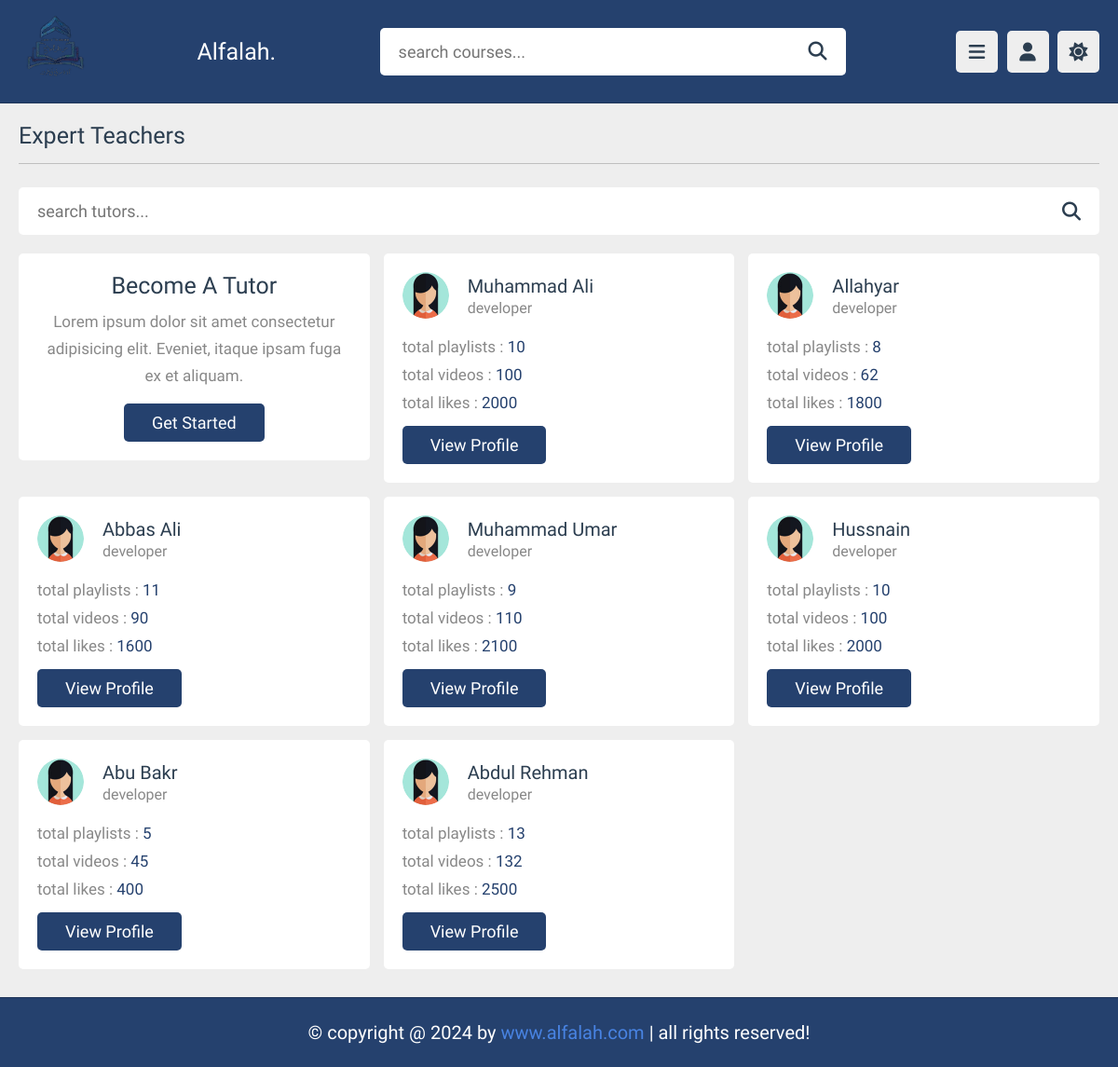
Screenshot of /teacher/ (signed in) with the database file from the repository.
### home/models.py (models this page shows, shortened)
class teacherDetail(models.Model):
    name = models.CharField(max_length=150)
    playlist = models.CharField(max_length=50)
    video = models.CharField(max_length=50)
    like = models.CharField(max_length=50)
    comment = models.CharField(max_length=50)

### home/views.py (the view)
# urls.py: path('teacher/', views.teachers, name='teachers'),
def teachers(request):
    if request.user.is_anonymous:
        return redirect('/login')
    else:
        teachers = teacherDetail.objects.all()
        data = {
            'teachers' : teachers
        }
        return render(request, 'teachers.html', data)

### template/teachers.html (shortened to what this page needs)
{% extends "base.html" %}
{% block content %}
{% load static %}
<section class="teachers">
   <h1 class="heading">expert teachers</h1>
   <form action="" method="post" class="search-tutor">
      <input type="text" name="search_box" placeholder="search tutors..." required maxlength="100">
      <button type="submit" class="fas fa-search" name="search_tutor"></button>
   </form>
   <div class="box-container">
      <div class="box offer">
         <h3>become a tutor</h3>
         <p>Lorem ipsum dolor sit amet consectetur adipisicing elit. Eveniet, itaque ipsam fuga ex et aliquam.</p>
         <a href="/register" class="inline-btn">get started</a>
      </div>
      {% for teacher in teachers %}
      <div class="box">
         <div class="tutor">
            <img src="{% static "images/pic-7.jpg"%}" alt="">
            <div>
               <h3>{{teacher.name}}</h3>
               <span>developer</span>
            </div>
         </div>
         <p>total playlists : <span>{{teacher.playlist}}</span></p>
         <p>total videos : <span>{{teacher.video}}</span></p>
         <p>total likes : <span>{{teacher.like}}</span></p>
         <a href="/teacher-profile" class="inline-btn">view profile</a>
      </div>
      {% endfor %}
   </div>
</section>
{% endblock content %}

### template/base.html (shortened to what this page needs)
<!DOCTYPE html>
<html lang="en">
{% load static %}
<head>
   <link rel="stylesheet" href="https://cdnjs.cloudflare.com/ajax/libs/font-awesome/6.1.2/css/all.min.css">
   <link rel="stylesheet" href="{% static "css/style.css"%}">
</head>
<body>
   <header class="header">
      <section class="flex">
         <img src="{% static "images/navbar-logo.png" %}" alt="">
         <a href="/" class="logo">Alfalah.</a>
         <form action="" method="post" class="search-form">
            <input type="text" name="search_box" required placeholder="search courses..." maxlength="100">
            <button type="submit" class="fas fa-search"></button>
         </form>
         <div class="icons">
            <div id="menu-btn" class="fas fa-bars"></div>
            <div id="user-btn" class="fas fa-user"></div>
            <div id="toggle-btn" class="fas fa-sun"></div>
         </div>
      </section>
   </header>
{% block content %}{% endblock content %}
<footer class="footer">
    &copy; copyright @ 2024 by <span>www.alfalah.com</span> | all rights reserved!
 </footer>
</body>
</html>

### static/css/style.css (style rules this page uses)
:root { --main-color:#25416e; --red:#e74c3c; --orange:#f39c12; --light-color:#888; --light-bg:#eee; --black:#2c3e50; --white:#fff; --border:.1rem solid rgba(0,0,0,.2); }
* { font-family: "Poetsen One", sans-serif; font-weight: 100; font-style: normal; margin:0; padding:0; box-sizing: border-box; outline: none; border:none; text-decoration: none; }
html { font-size: 62.5%; overflow-x: hidden; }
body { background-color: var(--light-bg); padding-left: 30rem; }
section { padding:2rem; margin: 0 auto; max-width: 1200px; }
.heading { font-size: 2.5rem; color:var(--black); margin-bottom: 2.5rem; border-bottom: var(--border); padding-bottom: 1.5rem; text-transform: capitalize; }
.inline-btn, .pro-btn, .inline-option-btn, .inline-delete-btn, .delete-btn, .option-btn { border-radius: .5rem; background-color: var(--main-color); color:#fff; font-size: 1.8rem; cursor: pointer; text-transform: capitalize; padding:1rem 3rem; text-align: center; margin-top: 1rem; }
.inline-btn, .inline-option-btn, .inline-delete-btn { display: inline-block; }
.inline-btn { background-color: var(--main-color); }
.header { position: sticky; top:0; left:0; right: 0; background-color: var(--main-color); z-index: 1000; border-bottom: var(--border); }
.header .flex { display: flex; align-items: center; justify-content: space-between; position: relative; padding: 1.5rem 2rem; }
.header .flex .logo { font-size: 2.5rem; color: var(--white); }
.header .flex .search-form { width: 50rem; border-radius: .5rem; background-color: var(--white); padding:1.5rem 2rem; display: flex; gap:2rem; }
.header .flex .search-form input { width: 100%; font-size: 1.8rem; color:var(--black); background:none; }
.header .flex .search-form button { background:none; font-size: 2rem; cursor: pointer; color:var(--black); }
.header .flex .icons div { font-size: 2rem; color:var(--black); background-color: var(--light-bg); border-radius: .5rem; height: 4.5rem; width: 4.5rem; line-height: 4.5rem; cursor: pointer; text-align: center; margin-left: .7rem; }
.teachers .search-tutor { margin-bottom: 2rem; border-radius: .5rem; background-color: var(--white); padding: 1.5rem 2rem; display: flex; align-items: center; gap: 1.5rem; }
.teachers .search-tutor input { width: 100%; background: none; font-size: 1.8rem; color: var(--black); }
.teachers .search-tutor button { font-size: 2rem; color: var(--black); cursor: pointer; background:none; }
.teachers .box-container { display: grid; grid-template-columns: repeat(auto-fit, minmax(30rem, 1fr)); gap:1.5rem; justify-content: center; align-items: flex-start; }
.teachers .box-container .box { background-color: var(--white); border-radius: .5rem; padding: 2rem; }
.teachers .box-container .offer { text-align: center; }
.teachers .box-container .offer h3 { font-size: 2.5rem; color: var(--black); text-transform: capitalize; padding-bottom: .5rem; }
.teachers .box-container .offer p { line-height: 1.7; padding: .5rem 0; color: var(--light-color); font-size: 1.7rem; }
.teachers .box-container .box .tutor { display: flex; align-items: center; gap:2rem; margin-bottom: 1.5rem; }
.teachers .box-container .box .tutor img { height: 5rem; width: 5rem; border-radius: 50%; }
.teachers .box-container .box .tutor h3 { font-size: 2rem; color: var(--black); margin-bottom: .2rem; }
.teachers .box-container .box .tutor span { font-size: 1.6rem; color: var(--light-color); }
.teachers .box-container .box p { padding: .5rem 0; font-size: 1.7rem; color: var(--light-color); }
.teachers .box-container .box p span { color: var(--main-color); }
.footer { background-color: var(--main-color); border-top: var(--border); position: sticky; bottom: 0; left: 0; right: 0; text-align: center; font-size: 2rem; padding:2.5rem 2rem; color:var(--white); margin-top: 1rem; z-index: 1000; }
.footer span { color: #5193ffcc; }
@media (max-width:1200px) { body { padding-left: 0; } }

### rows the page displays
teacherDetail: name "Muhammad Ali", playlist "10", video "100", like "2000"
teacherDetail: name "Allahyar", playlist "8", video "62", like "1800"
teacherDetail: name "Abbas Ali", playlist "11", video "90", like "1600"
teacherDetail: name "Muhammad Umar", playlist "9", video "110", like "2100"
teacherDetail: name "Hussnain", playlist "10", video "100", like "2000"
teacherDetail: name "Abu Bakr", playlist "5", video "45", like "400"
teacherDetail: name "Abdul Rehman", playlist "13", video "132", like "2500"
